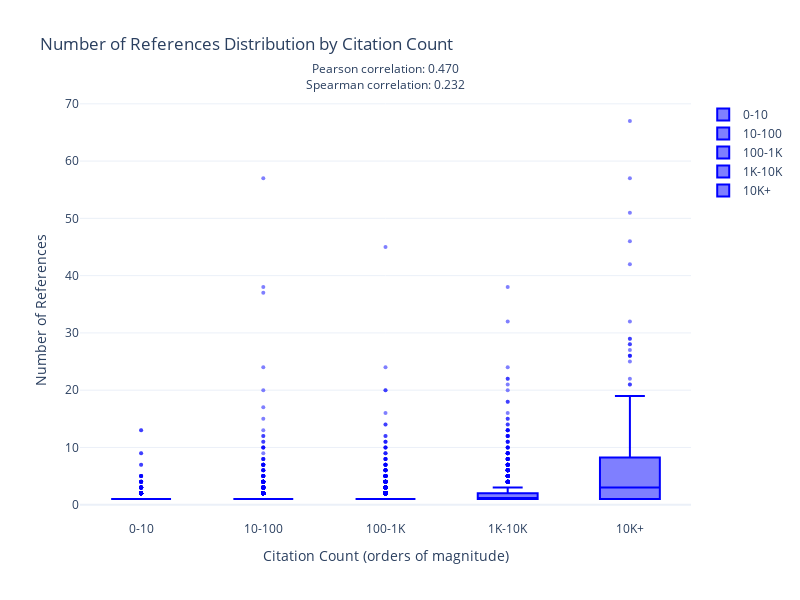

Write notebook code for a chart like this one.
### Code cell
import plotly.graph_objects as go
import numpy as np
import pandas as pd

# Create log10-based bins for citation counts
df["log10_citations"] = np.log10(df["citation_count"] + 1)  # Add 1 to handle zeros

# Create bins based on orders of magnitude
bin_edges = [
    0,
    1,
    2,
    3,
    4,
    5,
]  # This will create bins like 0-10, 10-100, 100-1000, etc.
labels = ["0-10", "10-100", "100-1K", "1K-10K", "10K+"]

# Bin the data
df["citation_bin"] = pd.cut(df["log10_citations"], bins=bin_edges, labels=labels)

# Create box plot
fig = go.Figure()

# Define bin order
bin_order = ["0-10", "10-100", "100-1K", "1K-10K", "10K+"]

# Add box plot for each bin in order
for bin_name in bin_order:
    references = df[df["citation_bin"] == bin_name]["num_references"]

    if not references.empty:
        fig.add_trace(
            go.Box(
                y=references,
                name=bin_name,
                boxpoints="outliers",
                marker_color="blue",
                line_color="blue",
                marker=dict(opacity=0.5, size=4),
            )
        )

fig.update_layout(
    title="Number of References Distribution by Citation Count",
    xaxis_title="Citation Count (orders of magnitude)",
    yaxis_title="Number of References",
    width=800,
    height=600,
    template="plotly_white",
)

# Add correlation information
correlation_text = (
    f'Pearson correlation: {df["citation_count"].corr(df["num_references"], method="pearson"):.3f}<br>'
    f'Spearman correlation: {df["citation_count"].corr(df["num_references"], method="spearman"):.3f}'
)

fig.add_annotation(
    text=correlation_text,
    xref="paper",
    yref="paper",
    x=0.5,
    y=1.1,
    showarrow=False,
    font=dict(size=12),
)

# Show distribution in bins
print("\nDistribution of papers across citation bins:")
print(df["citation_bin"].value_counts().sort_index())

fig.show()

### Figure 1 — Plotly figure (JSON) as saved in the notebook; plotly's stock layout.template omitted (floating-point values rounded to 4 significant figures; data arrays with more than 128 entries replaced by an {"elided": "..."} marker saying what was removed)
{"data": [{"boxpoints": "outliers", "line": {"color": "blue"}, "marker": {"color": "blue", "opacity": 0.5, "size": 4}, "name": "0-10", "type": "box", "y": {"elided": "1812 int values"}}, {"boxpoints": "outliers", "line": {"color": "blue"}, "marker": {"color": "blue", "opacity": 0.5, "size": 4}, "name": "10-100", "type": "box", "y": {"elided": "4969 int values"}}, {"boxpoints": "outliers", "line": {"color": "blue"}, "marker": {"color": "blue", "opacity": 0.5, "size": 4}, "name": "100-1K", "type": "box", "y": {"elided": "4373 int values"}}, {"boxpoints": "outliers", "line": {"color": "blue"}, "marker": {"color": "blue", "opacity": 0.5, "size": 4}, "name": "1K-10K", "type": "box", "y": {"elided": "1557 int values"}}, {"boxpoints": "outliers", "line": {"color": "blue"}, "marker": {"color": "blue", "opacity": 0.5, "size": 4}, "name": "10K+", "type": "box", "y": {"elided": "197 int values"}}], "layout": {"annotations": [{"font": {"size": 12}, "showarrow": false, "text": "Pearson correlation: 0.470<br>Spearman correlation: 0.232", "x": 0.5, "xref": "paper", "y": 1.1, "yref": "paper"}], "height": 600, "title": {"text": "Number of References Distribution by Citation Count"}, "width": 800, "xaxis": {"title": {"text": "Citation Count (orders of magnitude)"}}, "yaxis": {"title": {"text": "Number of References"}}}}
